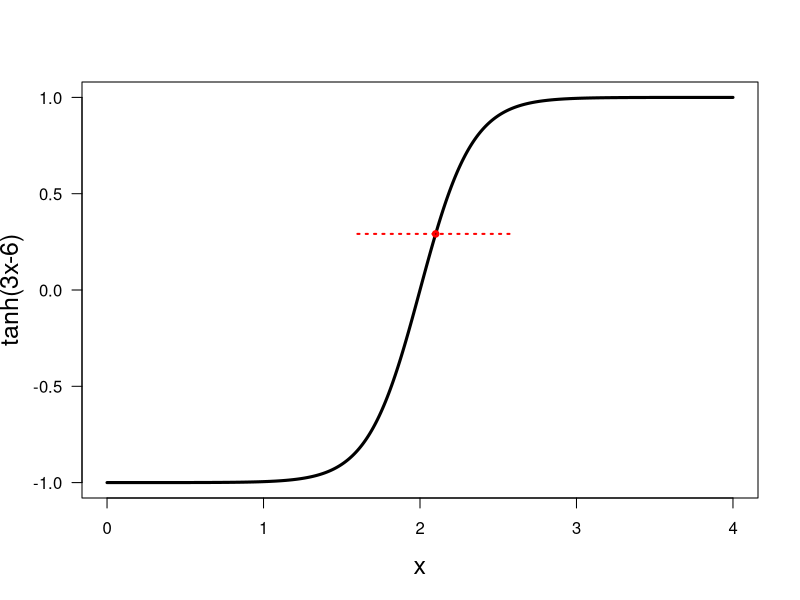

Source code (R):
print('file: SolutionUncertaintyTanh.R')
# EXERCISE & SOLUTION: Plot f(x) = tanh (3 * x - 6)
#      over the range $0 \le x \le 4$ (12/2016)
x = seq(-0,4,0.01)
y = tanh(3*x-6)
x0 = 2.1; sigmax = 0.5; y0 = tanh(3*x0-6)
xp = c(x0-sigmax,x0+sigmax); yp = c(y0,y0)
# png('tanh161204.png',width=16,height=12,units='cm',res=300)
plot(x,y,type='l',lwd=3,col='black',xlab='x',ylab='tanh(3x-6)',las=1,cex=0.4,cex.lab=1.5)
points(x0,y0,col='red',lwd=3,cex=0.6)
lines(xp,yp,col='red',lwd=2,lty=3)
# dev.off()
